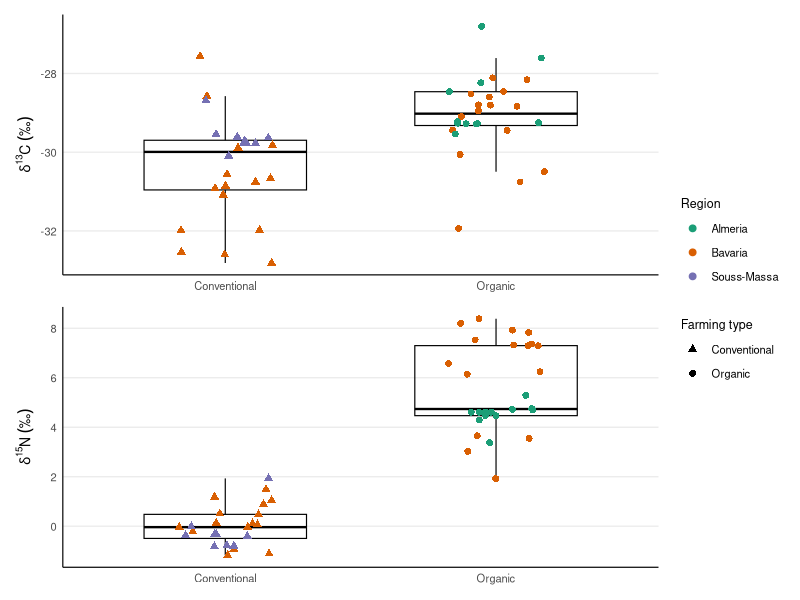

R code for this plot:
#Author Name    :Ibrahim Khalil
#Project Name   :Isotopic Analysis of Tomatoes
#Content Name   :Isotopes by farming type (stacked panels)
#Date           :15.10.2025
# ------------------------------------------------------------

setwd("C:/Users/User/OneDrive/Desktop/Stable-Isotope-Ratio-Analysis-of-Tomatoes")

library(readr)
library(dplyr)
library(ggplot2)
library(patchwork)

set.seed(42)

dat <- read_csv("Original_Replicates_Labeled.csv", show_col_types = FALSE)

pal_region <- c("Almeria"="#1b9e77","Bavaria"="#d95f02","Souss-Massa"="#7570b3")
shape_ft   <- c("Conventional"=17,"Organic"=16)

p1 <- ggplot(dat, aes(farming_type, d13C_permil)) +
  geom_boxplot(fill = NA, colour = "black", linewidth = 0.4, width = 0.6, outlier.shape = NA) +
  geom_point(aes(color = region, shape = farming_type),
             position = position_jitter(width = 0.18, height = 0), size = 2.0) +
  scale_color_manual(values = pal_region, name = "Region") +
  scale_shape_manual(values = shape_ft, name = "Farming type") +
  labs(x = NULL, y = expression(delta^13*C~("\u2030"))) +
  theme_minimal(base_size = 10) +
  theme(
    panel.grid.major.x = element_blank(),
    panel.grid.minor   = element_blank(),
    axis.line.x = element_line(color = "black", linewidth = 0.4),
    axis.line.y = element_line(color = "black", linewidth = 0.4)
  )

  
p2 <- ggplot(dat, aes(farming_type, d15N_permil)) +
  geom_boxplot(fill = NA, colour = "black", linewidth = 0.4, width = 0.6, outlier.shape = NA) +
  geom_point(aes(color = region, shape = farming_type),
             position = position_jitter(width = 0.18, height = 0), size = 2.0) +
  scale_color_manual(values = pal_region, name = "Region") +
  scale_shape_manual(values = shape_ft, name = "Farming type") +
  labs(x = NULL, y = expression(delta^15*N~("\u2030"))) +
  theme_minimal(base_size = 10) +
  theme(
    panel.grid.major.x = element_blank(),
    panel.grid.minor   = element_blank(),
    axis.line.x = element_line(color = "black", linewidth = 0.4),
    axis.line.y = element_line(color = "black", linewidth = 0.4)
  )

fig <- (p1 / p2) + 
  plot_layout(guides = "collect") &
  theme(
    legend.text  = element_text(size = 8),
    legend.title = element_text(size = 9)
  )
ggsave("figures/Figure2_isotopes_by_farmingtype.tiff", fig,
       width = 84, height = 130, units = "mm",
       dpi = 600, device = "tiff", compression = "lzw", bg = "white")

